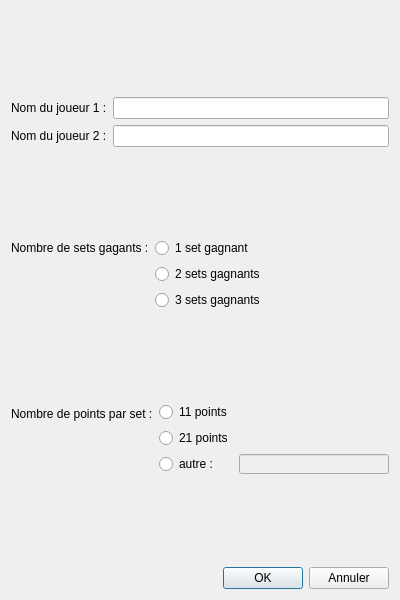
<?xml version="1.0" encoding="UTF-8"?>
<ui version="4.0">
 <class>Options</class>
 <widget class="QDialog" name="Options">
  <property name="geometry">
   <rect>
    <x>0</x>
    <y>0</y>
    <width>400</width>
    <height>600</height>
   </rect>
  </property>
  <property name="windowTitle">
   <string>Nouvelle Partie</string>
  </property>
  <layout class="QGridLayout" name="gridLayout_2">
   <item row="0" column="0">
    <layout class="QVBoxLayout" name="verticalLayout">
     <item>
      <spacer name="verticalSpacer">
       <property name="orientation">
        <enum>Qt::Vertical</enum>
       </property>
       <property name="sizeHint" stdset="0">
        <size>
         <width>20</width>
         <height>40</height>
        </size>
       </property>
      </spacer>
     </item>
     <item>
      <layout class="QFormLayout" name="formLayout">
       <item row="0" column="0">
        <widget class="QLabel" name="labelJoueur1">
         <property name="text">
          <string>Nom du joueur 1 :</string>
         </property>
        </widget>
       </item>
       <item row="0" column="1">
        <widget class="QLineEdit" name="lineEditJoueur1"/>
       </item>
       <item row="1" column="0">
        <widget class="QLabel" name="labelJoueur2">
         <property name="text">
          <string>Nom du joueur 2 :</string>
         </property>
        </widget>
       </item>
       <item row="1" column="1">
        <widget class="QLineEdit" name="lineEditJoueur2"/>
       </item>
      </layout>
     </item>
     <item>
      <spacer name="verticalSpacer_2">
       <property name="orientation">
        <enum>Qt::Vertical</enum>
       </property>
       <property name="sizeHint" stdset="0">
        <size>
         <width>20</width>
         <height>40</height>
        </size>
       </property>
      </spacer>
     </item>
     <item>
      <layout class="QFormLayout" name="formLayout_2">
       <item row="0" column="0">
        <widget class="QLabel" name="labelSets">
         <property name="text">
          <string>Nombre de sets gagants :</string>
         </property>
        </widget>
       </item>
       <item row="0" column="1">
        <widget class="QRadioButton" name="radioButton1set">
         <property name="text">
          <string>1 set gagnant</string>
         </property>
         <attribute name="buttonGroup">
          <string notr="true">groupSet</string>
         </attribute>
        </widget>
       </item>
       <item row="1" column="1">
        <widget class="QRadioButton" name="radioButton2set">
         <property name="text">
          <string>2 sets gagnants</string>
         </property>
         <attribute name="buttonGroup">
          <string notr="true">groupSet</string>
         </attribute>
        </widget>
       </item>
       <item row="2" column="1">
        <widget class="QRadioButton" name="radioButton3set">
         <property name="text">
          <string>3 sets gagnants</string>
         </property>
         <attribute name="buttonGroup">
          <string notr="true">groupSet</string>
         </attribute>
        </widget>
       </item>
      </layout>
     </item>
     <item>
      <spacer name="verticalSpacer_3">
       <property name="orientation">
        <enum>Qt::Vertical</enum>
       </property>
       <property name="sizeHint" stdset="0">
        <size>
         <width>20</width>
         <height>40</height>
        </size>
       </property>
      </spacer>
     </item>
     <item>
      <layout class="QFormLayout" name="formLayout_3">
       <item row="0" column="0">
        <widget class="QLabel" name="labelPoints">
         <property name="text">
          <string>Nombre de points par set :</string>
         </property>
        </widget>
       </item>
       <item row="0" column="1">
        <layout class="QGridLayout" name="gridLayout">
         <item row="0" column="0">
          <widget class="QRadioButton" name="radioButton11points">
           <property name="text">
            <string>11 points</string>
           </property>
           <attribute name="buttonGroup">
            <string notr="true">groupPoint</string>
           </attribute>
          </widget>
         </item>
         <item row="1" column="0">
          <widget class="QRadioButton" name="radioButton21points">
           <property name="text">
            <string>21 points</string>
           </property>
           <attribute name="buttonGroup">
            <string notr="true">groupPoint</string>
           </attribute>
          </widget>
         </item>
         <item row="2" column="0">
          <widget class="QRadioButton" name="radioButtonAutre">
           <property name="text">
            <string>autre :</string>
           </property>
           <attribute name="buttonGroup">
            <string notr="true">groupPoint</string>
           </attribute>
          </widget>
         </item>
         <item row="2" column="1">
          <widget class="QLineEdit" name="lineEditAutre">
           <property name="enabled">
            <bool>false</bool>
           </property>
          </widget>
         </item>
        </layout>
       </item>
      </layout>
     </item>
     <item>
      <spacer name="verticalSpacer_4">
       <property name="orientation">
        <enum>Qt::Vertical</enum>
       </property>
       <property name="sizeHint" stdset="0">
        <size>
         <width>20</width>
         <height>40</height>
        </size>
       </property>
      </spacer>
     </item>
     <item>
      <layout class="QHBoxLayout" name="horizontalLayout">
       <item>
        <spacer name="horizontalSpacer">
         <property name="orientation">
          <enum>Qt::Horizontal</enum>
         </property>
         <property name="sizeHint" stdset="0">
          <size>
           <width>40</width>
           <height>20</height>
          </size>
         </property>
        </spacer>
       </item>
       <item>
        <widget class="QPushButton" name="boutonOK">
         <property name="text">
          <string>OK</string>
         </property>
        </widget>
       </item>
       <item>
        <widget class="QPushButton" name="boutonAnnuler">
         <property name="text">
          <string>Annuler</string>
         </property>
        </widget>
       </item>
      </layout>
     </item>
    </layout>
   </item>
  </layout>
 </widget>
 <resources/>
 <connections/>
 <buttongroups>
  <buttongroup name="groupSet"/>
  <buttongroup name="groupPoint"/>
 </buttongroups>
</ui>
